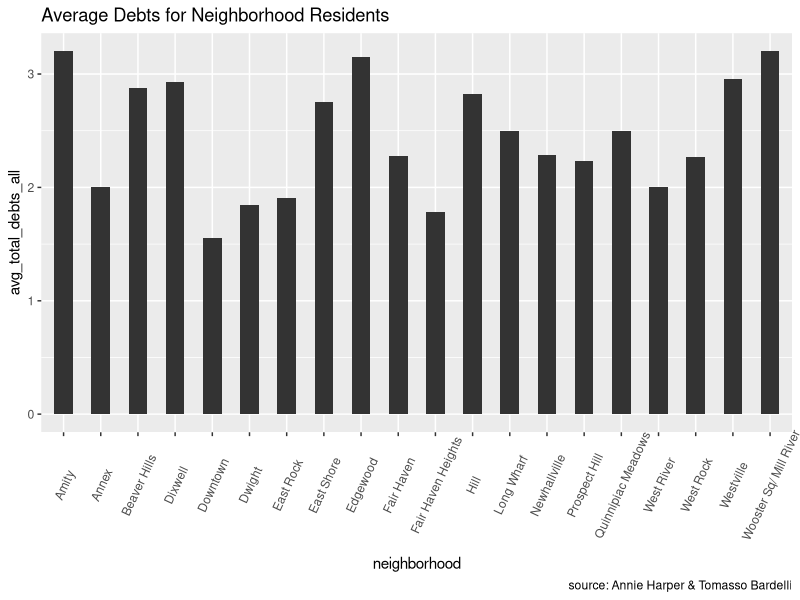
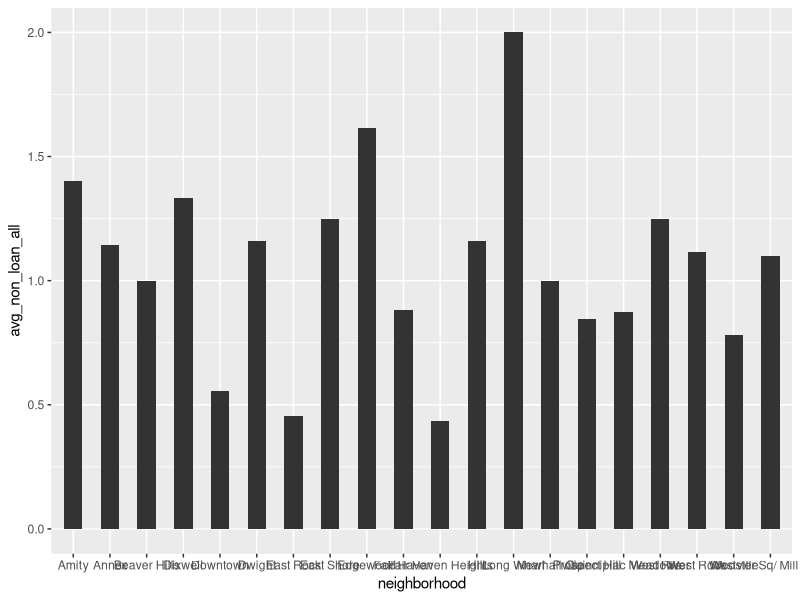

Reproduce these figures in R, in order.
# Author: Patrick Hayes (DataHaven)
# Pro-Bono Technical Assistance for Annie Harper (Yale School of Medicine) - Debt Map

library(ggplot2)
setwd("~/Documents/GitHub/debt-map/data")

# reading in the data
debt_counts <- read.csv("debt_counts_Neighborhood_all_aggr.csv")

View(debt_counts)

# Graphing total debts by neighborhood
ggplot(data = debt_counts,
               aes(x = neighborhood, y = avg_total_debts_all)) +
  geom_bar(stat="identity", width=.5, fill= "#333333") + 
  labs(title="Average Debts for Neighborhood Residents", 
       caption="source: Annie Harper & Tomasso Bardelli") + 
  theme(axis.text.x = element_text(angle=65, vjust=0.6))

# Graphing non-loan debts by neighborhood
ggplot(data = debt_counts, aes(x = neighborhood, y = avg_non_loan_all)) + 
  geom_bar(stat="identity", width=.5, fill= "#333333")




             